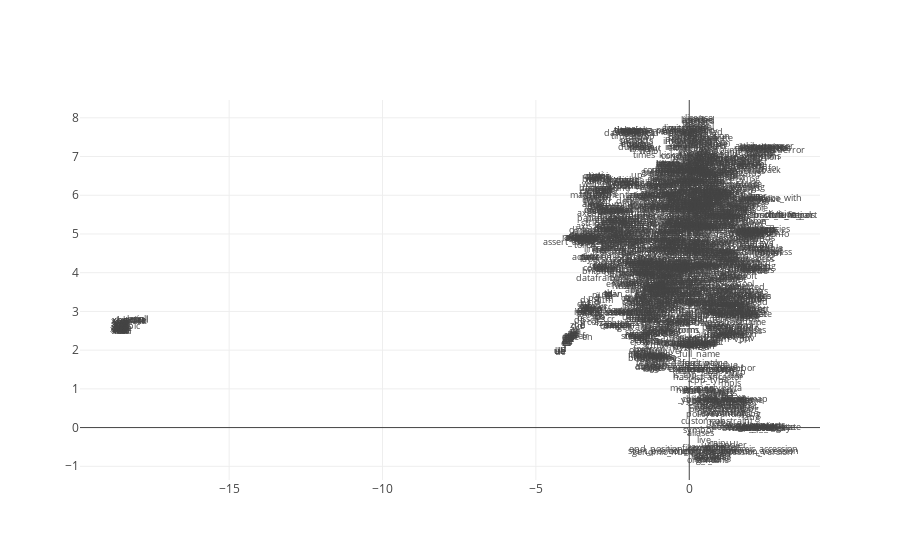

The code cell stored with this chart in its notebook:
### Markdown cell above
Scatter plot visualisation using plotly (be carefull how many words you want to visualise this way), you can kill your browser :))

### Code cell
x_coords = Y[:, 0]
y_coords = Y[:, 1]

trace1 = go.Scatter(
    x=x_coords,
    y=y_coords,

    mode='text',
    text=word_labels,
    textfont=dict(
        size=9,
    )
)

data=[trace1]
fig = go.Figure(data=data)
iplot(fig)

### Figure 1 — Plotly figure (JSON) as saved in the notebook; plotly's stock layout.template omitted (floating-point values rounded to 4 significant figures; data arrays with more than 128 entries replaced by an {"elided": "..."} marker saying what was removed)
{"data": [{"mode": "text", "text": {"elided": "2000 str values"}, "textfont": {"size": 9}, "type": "scatter", "x": {"elided": "2000 float values"}, "y": {"elided": "2000 float values"}}], "layout": {}}
